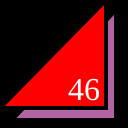
Frame 1 (no input)
Frame 60 (no input): identical to frame 1, image omitted
Frame 120 (the mouse pressed at the canvas centre since frame 60): identical to frame 1, image omitted

The p5.js sketch that drew this single still picture (run headless with seeded random() and noise() and a simulated clock; from frame 60 on, the mouse is pressed at the canvas centre):

// p5.js sketch
// ── sketch.js
function setup() {
  createCanvas(128,128);
}

function draw() {
  background(0);
  strokeWeight(4);
  fill(178, 100, 162);
  triangle(12,120,116,120,116,10);
  fill(255, 0, 0);
  triangle(0,108,106,108,106,0);
  fill(255);
  textSize(32);
  textFont("serif");
  text("46", 68, 100);
}
